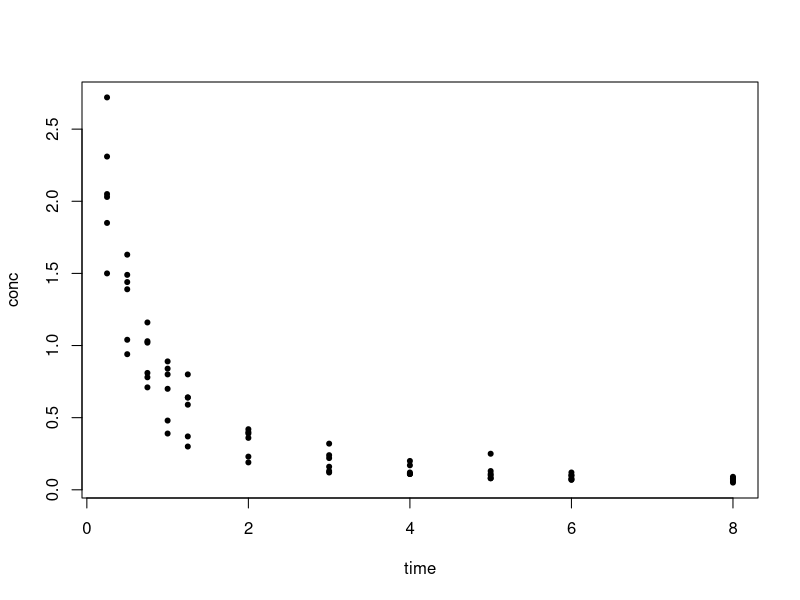
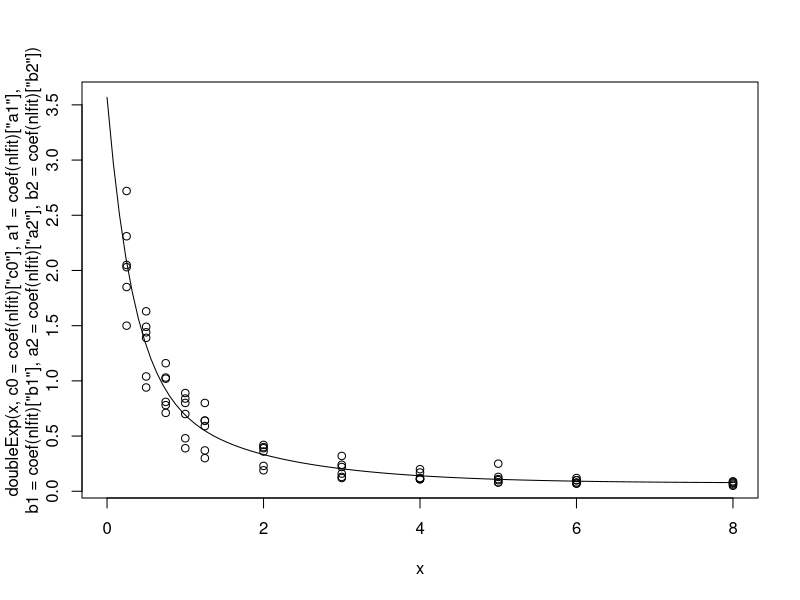

Reproduce these figures in R, in order.
## ---- chunk 1
fit <- glm(I(Species == "versicolor") ~ Sepal.Length + Sepal.Width + 
       Petal.Length + Petal.Width,
    family = binomial, data = iris) #use binomial for logistic models
summary(fit)
## ---- chunk 2
exp(coef(fit))
## ---- chunk 3
#par(mfrow = c(1,2))
plot(conc~time, data = Indometh, pch = 20)
#plot(log(conc)~time, data = Indometh, pch = 20)
## ---- chunk 4
doubleExp <- function(c0, a1, a2, b1, b2, t){
   c0+a1*exp(-b1*t)+a2*exp(-b2*t)
}

#Step 2: Use nls
#step 2b: create initial guesses for your parameters
nlfit <- nls(conc~doubleExp(c0, a1, a2, b1, b2, time), data = Indometh, 
    start = c(c0=0.125, a1=0.75, a2=1, b1=1.5, b2=1.1))
summary(nlfit)

curve(doubleExp(x, c0 = coef(nlfit)["c0"],
                a1 = coef(nlfit)["a1"],
                b1 = coef(nlfit)["b1"],
                a2 = coef(nlfit)["a2"],
                b2 = coef(nlfit)["b2"]),
      from = 0, to = 8)
points(conc~time, data = Indometh)
